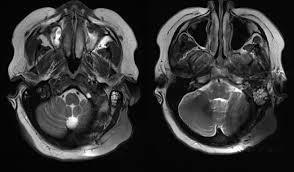
#> input picture ImageProcessing/Ch3-images/brains.jpg, 294 x 172 px, found by its file name
$ python P-3-01-GrayScaleLinearTransformations.py
#> lines starting #> are read from the running program, lines starting #| are printed output that depends on the picture
# grayscale image upscaling
import numpy as np
import cv2 as cv
filepath="../Ch3-images/brains.jpg"
img=cv.imread(filepath,0)
#> img is the input picture: shape (172, 294); min 0, max 255, mean 52.9
idxs=np.where(img<200)
#> idxs = 50000 positions, rows 0 to 171, columns 0 to 293
img2=img.copy()
img2[idxs]=img[idxs]+40
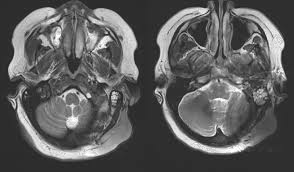
#> img2: shape (172, 294); min 40, max 255, mean 92.4
imgs=np.hstack((img,img2))
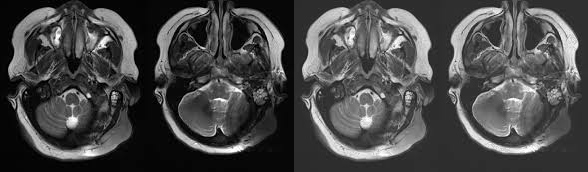
#> imgs: shape (172, 588); min 0, max 255, mean 72.6
cv.imshow("A)Image B)Upscaled Intensity image",imgs)
cv.waitKey(0)

$ run again, with ImageProcessing/Ch3-images/apple.jpg copied over ImageProcessing/Ch3-images/brains.jpg
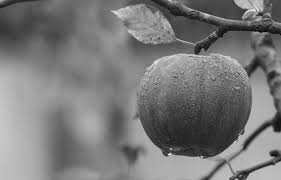
#> input picture ImageProcessing/Ch3-images/apple.jpg, 281 x 180 px, found by its file name
#> img is the input picture: shape (180, 281); min 0, max 255, mean 121.3
#> idxs = 50447 positions, rows 0 to 179, columns 0 to 280
#> `img2[idxs]=img[idxs]+40`:
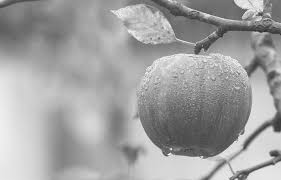
#> img2: shape (180, 281); min 40, max 255, mean 161.2
#> `imgs=np.hstack((img,img2))`:
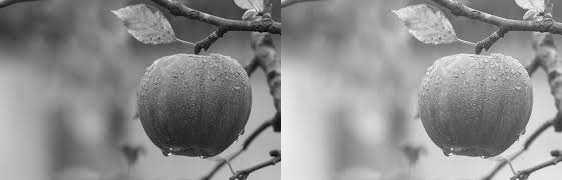
#> imgs: shape (180, 562); min 0, max 255, mean 141.2

$ run again, with ImageProcessing/Ch3-images/apples.jpg copied over ImageProcessing/Ch3-images/brains.jpg
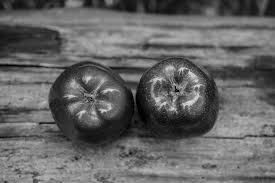
#> input picture ImageProcessing/Ch3-images/apples.jpg, 275 x 183 px, found by its file name
#> img is the input picture: shape (183, 275); min 0, max 226, mean 100.8
#> idxs = 50211 positions, rows 0 to 182, columns 0 to 274
#> `img2[idxs]=img[idxs]+40`:
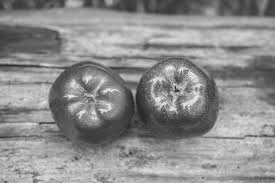
#> img2: shape (183, 275); min 40, max 239, mean 140.7
#> `imgs=np.hstack((img,img2))`:
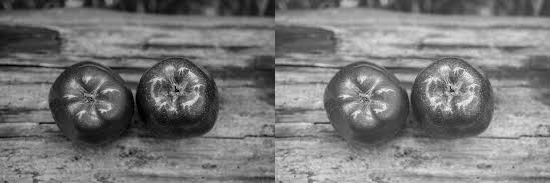
#> imgs: shape (183, 550); min 0, max 239, mean 120.8
